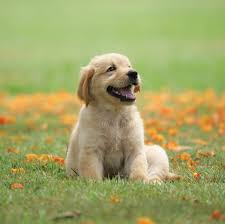
#> input picture ai/opencv/code/img/dog.jpg, 225 x 224 px
$ python contour-dectection.py
#> lines starting #> are read from the running program, lines starting #| are printed output that depends on the picture; after the words box and inside, x2 and y2 are one past the last pixel; in counts of white or black regions, pixels touching at a corner belong together
import cv2 as cv
image_path = r"./img/dog.jpg"

image = cv.imread(image_path)
#> image is the input picture: shape (224, 225, 3); mean B, G, R 102.4, 164.2, 162

gray_image = cv.cvtColor(image, cv.COLOR_BGR2GRAY)
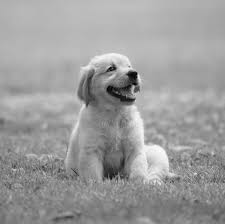
#> gray_image: shape (224, 225); min 2, max 255, mean 156.5
_, thresh = cv.threshold(gray_image, 127, 255, cv.THRESH_BINARY)
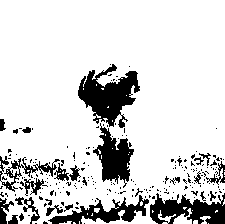
#> thresh: shape (224, 225); 83.4% white; 216 black regions (191 under 20 px)
contours, _ = cv.findContours(thresh, cv.RETR_TREE, cv.CHAIN_APPROX_SIMPLE)
#> contours = 345 contours, 309 with area under 20; largest, box (x1, y1, x2, y2) and area: (0, 0, 225, 224) 46212, (77, 63, 141, 128) 2169, (92, 125, 135, 185) 1395, (23, 177, 45, 196) 213, (1, 168, 23, 193) 204
cv.drawContours(image, contours, -1, (0,255,0), 2)
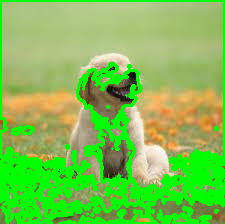
#> image: shape (224, 225, 3); mean B, G, R 79.2, 194, 123.9

edges = cv.Canny(image, 100, 200)
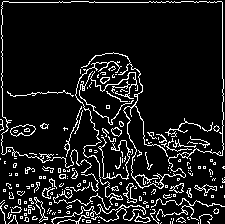
#> edges: shape (224, 225); 10.5% white in thin lines or dots

cv.imshow("test", edges)
conto, _= cv.findContours(edges, cv.RETR_TREE, cv.CHAIN_APPROX_SIMPLE)
#> conto = 289 contours, 259 with area under 20; largest, box (x1, y1, x2, y2) and area: (51, 204, 146, 224) 214, (10, 124, 36, 137) 204, (10, 124, 36, 137) 194, (1, 1, 224, 189) 168, (120, 205, 146, 221) 160

OUTPUT = image.copy()
cv.drawContours(OUTPUT, conto, -1, (0,255,0), 2)
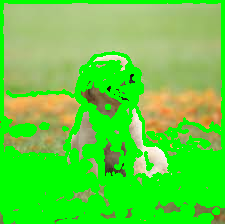
#> OUTPUT: shape (224, 225, 3); 17.98% of pixels changed, all inside (x1, y1, x2, y2) = (0, 2, 225, 224)

cv.imshow("Contours from edges", OUTPUT)

cv.imshow("my image", image)
cv.imshow("another image", thresh)
cv.waitKey(0)
